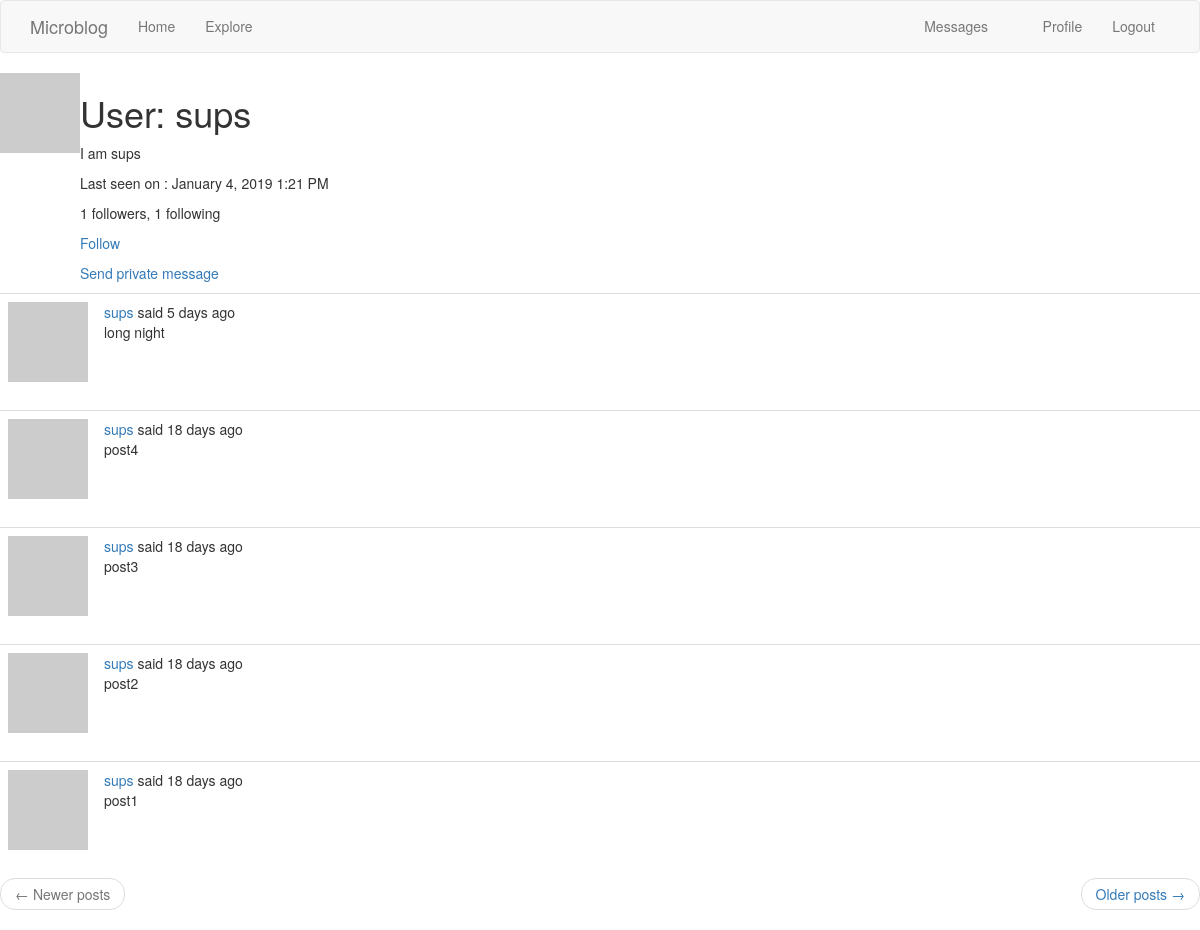
/auth/user/sups (signed in), run on the app's committed database.
### app/models.py (models this page shows, shortened)
class User(UserMixin, db.Model):
    id = db.Column(db.Integer, primary_key=True)
    username = db.Column(db.String(64), index=True, unique=True)
    email = db.Column(db.String(120), index=True, unique=True)
    password_hash = db.Column(db.String(128))
    posts = db.relationship('Post',
                            backref='author',
                            lazy='dynamic')
    about_me = db.Column(db.String(256))
    last_seen = db.Column(db.DateTime, default=datetime.utcnow())
    """
    adding a many to many relationship with followers and followed
    """
    followed = db.relationship('User',
                               secondary=followers,
                               primaryjoin=(followers.c.follower_id == id),
                               secondaryjoin=(followers.c.followed_id == id),
                               backref=db.backref('followers', lazy='dynamic'), lazy='dynamic')
    messages_sent = db.relationship('Message',
                                    foreign_keys='Message.sender_id',
                                    backref='author',
                                    lazy='dynamic')
    messages_received = db.relationship('Message',
                                        foreign_keys='Message.recipient_id',
                                        backref='recipient',
                                        lazy='dynamic')
    last_message_read_time = db.Column(db.DateTime)
    notifications = db.relationship('Notification',
                                    backref='user',
                                    lazy='dynamic')
    def avatar(self, size):
        digest = md5(self.email.lower().encode('utf-8')).hexdigest()
        return 'https://www.gravatar.com/avatar/{}?d=identicon&s={}'.format(digest, size)
    def is_following(self, user):
        return self.followed.filter(followers.c.followed_id == user.id).count() > 0
    def new_messages(self):
        last_read_time = self.last_message_read_time or datetime(1900, 1, 1)
        return Message.query.filter_by(recipient=self).filter(Message.timestamp > last_read_time).count()

class SearchableMixin(object):
    @classmethod
    def search(cls, expression, page, per_page):
        ids, total = query_index(cls.__tablename__, expression, page, per_page)
        if total == 0:
            return cls.query.filter_by(id=0), 0
        when = []
        for i in range(len(ids)):
            when.append((ids[i], i))
        return cls.query.filter(cls.id.in_(ids)).order_by(
            db.case(when, value=cls.id)), total

class Post(SearchableMixin, db.Model):
    __searchable__ = ['body']
    id = db.Column(db.Integer, primary_key=True)
    body = db.Column(db.String(140))
    timestamp = db.Column(db.DateTime, index=True, default=datetime.utcnow)
    user_id = db.Column(db.Integer, db.ForeignKey('user.id'))
    language = db.Column(db.String(5))

### app/auth/routes.py (the view)
@bp.route('/user/<username>')
@login_required
def user(username):
    user = User.query.filter_by(username=username).first_or_404()
    page = request.args.get('page', 1, type=int)
    posts = user.posts.order_by(Post.timestamp.desc()).paginate(page, current_app.config['POSTS_PER_PAGE'])
    next_url = url_for('main.index', page=posts.next_num) if posts.has_next else None
    prev_url = url_for('main.index', page=posts.prev_num) if posts.has_prev else None
    return render_template('user.html', user=user, posts=posts.items, next_url=next_url, prev_url=prev_url)

### app/models.py (called while the page is built)
@login.user_loader
def load_user(id):
    return User.query.get(int(id))

### app/templates/user.html
{% extends "base.html" %}
{% import 'bootstrap/wtf.html' as wtf %}
{% block content %}
<table>
    <tr valign="top">
        <td><img src="{{ user.avatar(128) }}"></td>
        <td>
             <h1>{{ _('User') }}: {{ user.username }}</h1>
                {% if user.about_me %}
                    <p>{{ user.about_me }}</p>
                        {% endif %}
                        {% if user.last_seen %}
                    <p>{{ _('Last seen on') }} : {{ moment(user.last_seen).format('LLL') }}
                </p>
                    {% endif %}
                <p>
                    {{ _('%(count)d followers', count=user.followers.count()) }}, {{ _('%(count)d following', count=user.followed.count()) }}
                </p>
                {% if user == current_user %}
                <p>
                    <a href="{{ url_for('main.edit_profile') }}">Edit your profile</a>
                </p>
                {% elif not current_user.is_following(user) %}
                <p><a href="{{ url_for('main.follow', username=user.username) }}">{{ _('Follow') }}</a></p>
                {% else %}
                <p><a href="{{ url_for('main.unfollow', username=user.username) }}">{{ _('Unfollow') }}</a></p>
                {% endif %}
                {% if user != current_user %}
                    <p>
                        <a href="{{ url_for('main.send_message', recipient=user.username) }}">{{ _('Send private message') }}</a>
                    </p>
                {% endif %}
        </td>
    </tr>
</table>
{% for post in posts %}
    {% include "_post.html" %}
{% endfor %}
<nav aria-label="...">
        <ul class="pager">
            <li class="previous{% if not prev_url %} disabled{% endif %}">
                <a href="{{ prev_url or '#' }}">
                    <span aria-hidden="true">&larr;</span> {{ _('Newer posts') }}
                </a>
            </li>
            <li class="next{% if not next_url %} disabled{% endif %}">
                <a href="{{ next_url or '#' }}">
                    {{ _('Older posts') }} <span aria-hidden="true">&rarr;</span>
                </a>
            </li>
        </ul>
    </nav>
{% endblock %}

### app/templates/_post.html (shortened to what this page needs)
<table class="table table-hover">
        <tr>
            <td width="70px">
                <a href="{{ url_for('main.user', username=post.author.username) }}">
                    <img src="{{ post.author.avatar(70) }}" />
                </a>
            </td>
            <td>
                {{ _('%(username)s said %(when)s', username=user_link, when=moment(post.timestamp).fromNow()) }}
                <br>
                <span id="post{{ post.id }}">{{ post.body }}</span>
            </td>
        </tr>
</table>

### data on the page
User: username "sups", about_me "I am sups", last_seen "January 4, 2019 1:21 PM"
Post: body "long night"
Post: body "post4"
Post: body "post3"
Post: body "post2"
Post: body "post1"
